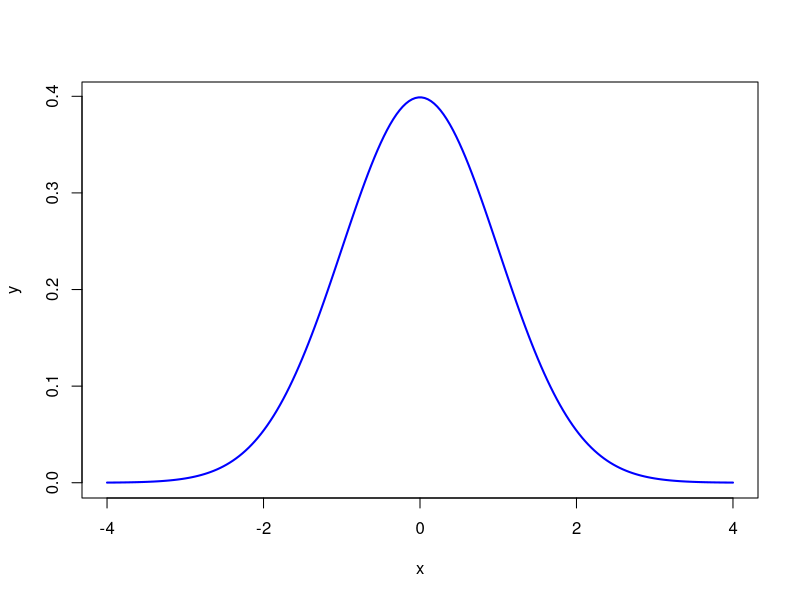

The R script that drew this image:
# WKST 10 

# 1
x <- seq(-4,4,length = 200)
y <- dnorm(x, mean = 0, sd = 1) # prints the normal distribution vector 
# with mean 0 sd 1 corresponding to 200 data points 
z <- plot(x,y, type = "l", lwd = 2, col = "blue") # plots the corresponding normal 
# distribution with the given x axis and normalized values with type and line width 2 

# 2 
# mean = 68, sd = 9 
# mean + sd = 68 + 9 = 77
# percentage of scores greater than 77
# mean  + sd = 100 - (50 + 34.1) 
# 100 - 84.1 = 15.9 % 
# probability is 0.159
# use pnorm function P[x > 77]
pnorm(77,mean = 68, sd = 9, lower.tail = FALSE)
# for less, 
pnorm(77, mean = 68, sd = 9, lower.tail = TRUE)
# OR CORRECT TO USE:
1 - pnorm(77, 68, 9)

# 3 
# a) probability that a alue of x chosen at random will be between 65 and 95?
# approx mean - sd * 1.25 to mean + sd * 1.25 - (19.1 + 15) + 5) * 2 = 78% 
# P[65 < x < 95] = P[x<95] - P[x < 65]
pnorm(95, mean = 80, sd = 12, lower.tail = TRUE)
pnorm(95, 80, 12) - pnorm(65, 80, 12) # correct 

# b) mean - sd/2 = 80 - 12/2 = 74... percentage = 19.1 for 
# mean - sd * 0.5 to mean (from bell curve) 
# probability = (50 - 19.1) / 100 = 0.309
# P[x < 74]
pnorm(74, mean = 80, sd = 12, lower.tail = TRUE)

# 4 
# 95th percentile = top %5  = top 30 people
qnorm(0.95) # to be in the 95th percentile, the z score has to be greater than 1/645
76 + pnorm(0.95) * 8
qnorm(0.95, mean = 76, sd = 8) 
# to be in the 95th percentile, a student needs to have a score of 89.159 

qnorm(0.95, 76, 8) # needs a score of 89.15883

# 5 # a 
# what percentage of population are in the interval # find the probability 
# range is the mean - sd to mean + sd 
# 34.1 * 2 = 68.2
# P[84<x<116] = P[x<116] - P[x<84]
(pnorm(116, mean = 100, sd = 16, lower.tail = TRUE) -
    pnorm(84, mean = 100, sd = 16, lower.tail = TRUE)) * 100

# 5 b 
# top 98 percentile 
# from the s scores table, score = 2.06 
mean <- 100
std_dev <- 16
z_score <- qnorm(0.98) 
z_score

# z = (x-mean)/ sd
# 2.06 = (x - 100) / 16
# x = 100 + 2.06 * 16
# x = 132.96
x <- mean + (z_score * std_dev)
x
# or directly
qnorm(0.98, mean = mean, sd = std_dev)
